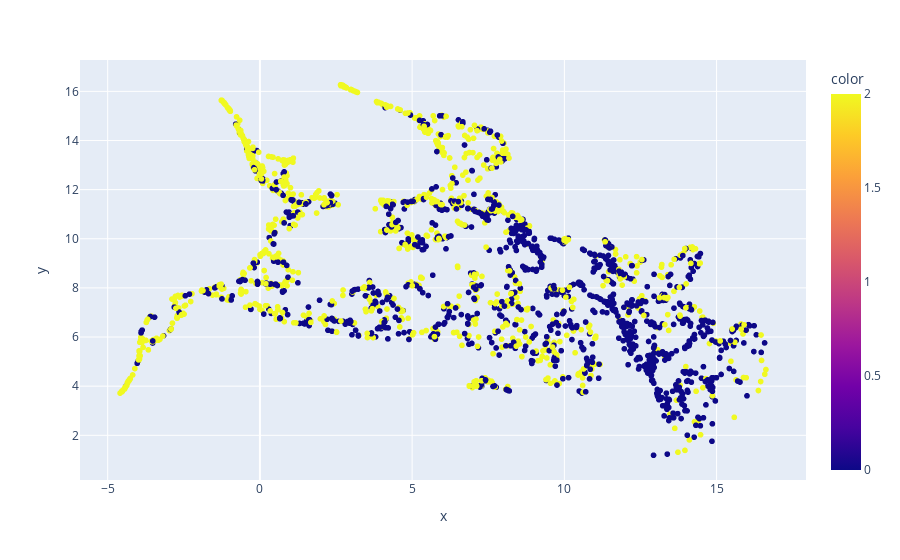

Notebook code cell kept with this figure:
### Code cell
fig = px.scatter(x=transformed[[True if ((row['GRB']==1) or (row['Bkg']==1)) else False for i,row in df.iterrows()],0],
                 y=transformed[[True if ((row['GRB']==1) or (row['Bkg']==1)) else False for i,row in df.iterrows()],1],
                 color = [0 if row['GRB']==1 else 2 if row['Bkg']==1 else 1 for i,row in df.iterrows() if ((row['GRB']==1) or (row['Bkg']==1))])
fig.show()

### Figure 1 — Plotly figure (JSON) as saved in the notebook; plotly's stock layout.template omitted (floating-point values rounded to 4 significant figures; data arrays with more than 128 entries replaced by an {"elided": "..."} marker saying what was removed)
{"data": [{"hovertemplate": "x=%{x}<br>y=%{y}<br>color=%{marker.color}<extra></extra>", "legendgroup": "", "marker": {"color": {"elided": "2410 int values"}, "coloraxis": "coloraxis", "symbol": "circle"}, "mode": "markers", "name": "", "showlegend": false, "type": "scattergl", "x": {"elided": "2410 float values"}, "xaxis": "x", "y": {"elided": "2410 float values"}, "yaxis": "y"}], "layout": {"coloraxis": {"colorbar": {"title": {"text": "color"}}, "colorscale": [[0, "#0d0887"], [0.1111, "#46039f"], [0.2222, "#7201a8"], [0.3333, "#9c179e"], [0.4444, "#bd3786"], [0.5556, "#d8576b"], [0.6667, "#ed7953"], [0.7778, "#fb9f3a"], [0.8889, "#fdca26"], [1, "#f0f921"]]}, "legend": {"tracegroupgap": 0}, "margin": {"t": 60}, "xaxis": {"anchor": "y", "domain": [0, 1], "title": {"text": "x"}}, "yaxis": {"anchor": "x", "domain": [0, 1], "title": {"text": "y"}}}}
